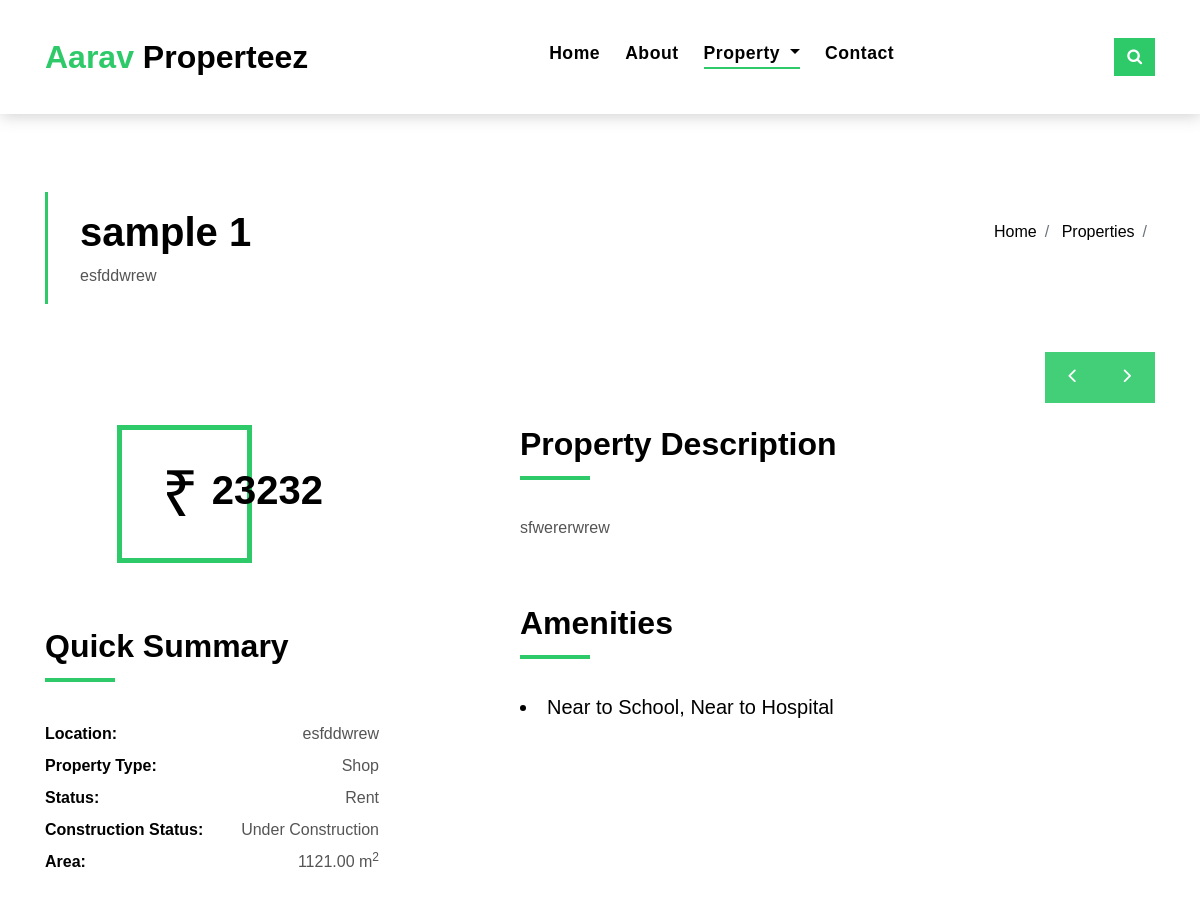
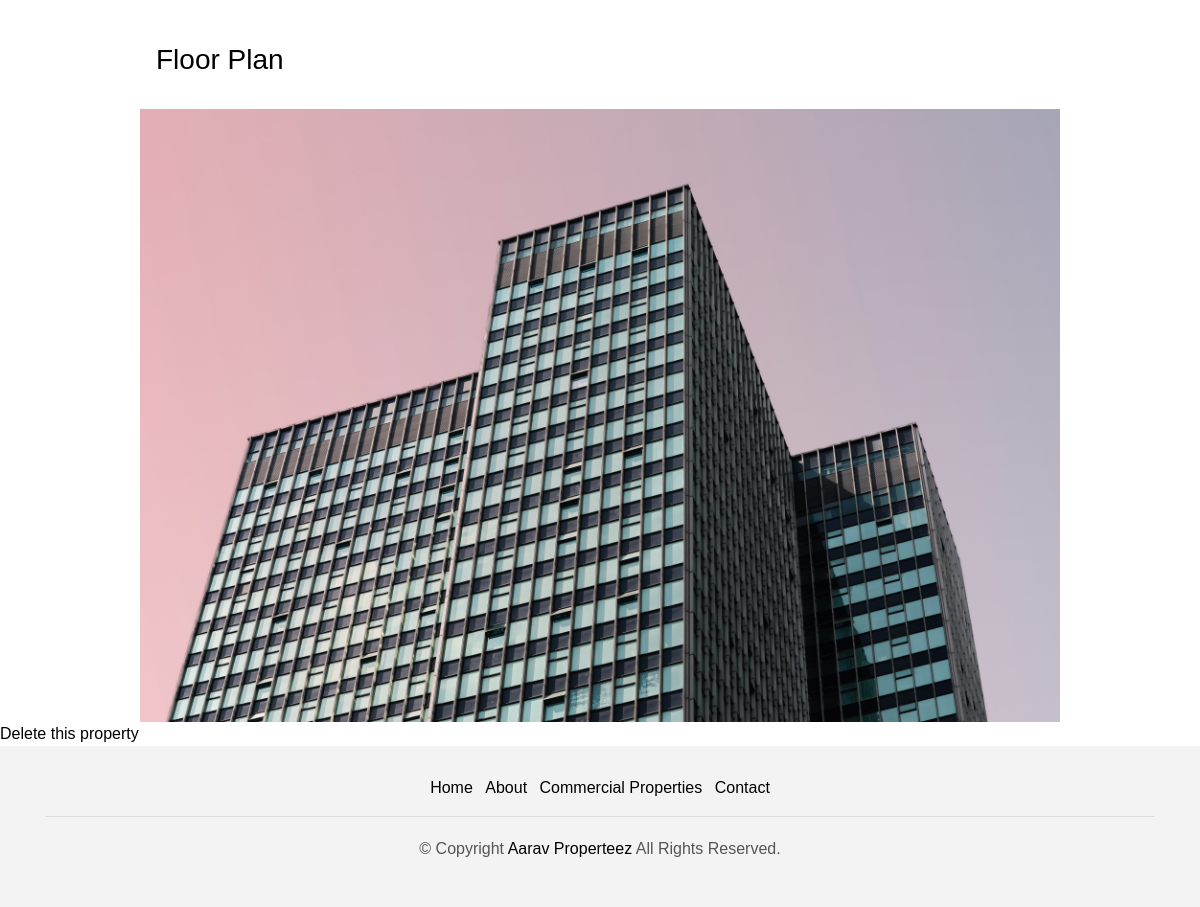
/commercial/sample-1, run on the app's committed database (2 pictures, top to bottom).
### app/models.py (models this page shows, shortened)
class Commercial(models.Model):
    main_image = models.ImageField(
        upload_to='images/', default='none')
    Area = models.DecimalField(max_digits=10, decimal_places=2)
    sno = models.AutoField(primary_key=True)
    title = models.CharField(max_length=100)
    content = models.TextField()
    price = models.IntegerField()
    timestamp = models.DateTimeField(default=now)
    sell_or_rent = models.CharField(max_length=20,
                                    choices=SELL_OR_RENT_COMM_CHOICES)
    location = models.CharField(max_length=150)
    property_type = models.CharField(max_length=20,
                                     choices=COMM_PROPERTY_CHOICES)
    floorplan = models.ImageField(blank=True)
    construction_status = models.CharField(max_length=20,
                                           choices=COMM_STATUS_CHOICES)
    amenities = MultiSelectField(choices=MY_COMM_CHOICES)
    slug = models.SlugField(unique=True)

### app/views.py (the view)
# urls.py: path('commercial/<str:slug>', views.commercial_single_view,
def commercial_single_view(request, slug):
    property_data = Commercial.objects.filter(slug=slug)
    post = get_object_or_404(Commercial, slug=slug)
    photos = PostImage.objects.filter(post=post)
    context = {
        'property_data': property_data,
        'photos': photos,
    }
    return render(request, "commercial_single.html", context)

### templates/commercial_single.html (shortened to what this page needs)
{% extends 'base.html' %} {% load static %}
{% block propertyactive %} active{% endblock propertyactive %}
{% block content %}
{% for propertydata in property_data %}
<section class="intro-single">
    <div class="container">
        <div class="row">
            <div class="col-md-12 col-lg-8">
                <div class="title-single-box">
                    <h1 class="title-single">{{propertydata.title}}</h1>
                    <span class="color-text-a">{{propertydata.location}}</span>
                </div>
            </div>
            <div class="col-md-12 col-lg-4">
                <nav aria-label="breadcrumb" class="breadcrumb-box d-flex justify-content-lg-end">
                    <ol class="breadcrumb">
                        <li class="breadcrumb-item">
                            <a href="../">Home</a>
                        </li>
                        <li class="breadcrumb-item">
                            <a href="">Properties</a>
                        </li>
                        <li class="breadcrumb-item active" aria-current="page">
                        </li>
                    </ol>
                </nav>
            </div>
        </div>
    </div>
</section>
<section class="property-single nav-arrow-b">
    <div class="container">
        <div class="row">
            <div class="col-sm-12">
                <div id="property-single-carousel" class="owl-carousel owl-arrow gallery-property">
                </div>
                <div class="row justify-content-between">
                    <div class="col-md-5 col-lg-4">
                        <div class="property-price d-flex justify-content-center foo">
                            <div class="card-header-c d-flex">
                                <div class="card-box-ico">
                                    <span class="ion-money">₹</span>
                                </div>
                                <div class="card-title-c align-self-center">
                                    <h5 class="title-c">{{propertydata.price}}</h5>
                                </div>
                            </div>
                        </div>
                        <div class="property-summary">
                            <div class="row">
                                <div class="col-sm-12">
                                    <div class="title-box-d section-t4">
                                        <h3 class="title-d">Quick Summary</h3>
                                    </div>
                                </div>
                            </div>
                            <div class="summary-list">
                                <ul class="list">
                                    <li class="d-flex justify-content-between">
                                        <strong>Location:</strong>
                                        <span>{{propertydata.location}}</span>
                                    </li>
                                    <li class="d-flex justify-content-between">
                                        <strong>Property Type:</strong>
                                        <span>{{propertydata.property_type}}</span>
                                    </li>
                                    <li class="d-flex justify-content-between">
                                        <strong>Status:</strong>
                                        <span>{{propertydata.sell_or_rent}}</span>
                                    </li>
                                    <li class="d-flex justify-content-between">
                                        <strong>Construction Status:</strong>
                                        <span>{{propertydata.construction_status}}</span>
                                    </li>
                                    <li class="d-flex justify-content-between">
                                        <strong>Area:</strong>
                                        <span>{{propertydata.Area}}
                                            m<sup>2</sup>
                                        </span>
                                    </li>
                                </ul>
                            </div>
                        </div>
                    </div>
                    <div class="col-md-7 col-lg-7 section-md-t3">
                        <div class="row">
                            <div class="col-sm-12">
                                <div class="title-box-d">
                                    <h3 class="title-d">Property Description</h3>
                                </div>
                            </div>
                        </div>
                        <div class="property-description">
                            <p class="description color-text-a">
                                {{propertydata.content}}
                            </p>
                        </div>
                        <div class="row section-t3">
                            <div class="col-sm-12">
                                <div class="title-box-d">
                                    <h3 class="title-d">Amenities</h3>
                                </div>
                            </div>
                        </div>
                        {% for a in property_data %}
                        <div class="amenities-list color-text-a">
                            <h5 class="">
                                <li>{{a.amenities}}</li>
                            </h5>
                        </div>
                        {% endfor %}
                    </div>
                </div>
            </div>
            <div class="col-md-10 offset-md-1">
                <ul class="nav nav-pills-a nav-pills mb-3 section-t3" id="pills-tab" role="tablist">
                    <li class="nav-item">
                        <a class="nav-link" id="pills-plans-tab" data-toggle="pill" href="#pills-plans" role="tab"
                            aria-controls="pills-plans" aria-selected="false">
                            <h3>Floor Plan</h3>
                        </a>
                    </li>
                </ul>
                <div class="tab-content" id="pills-tabContent">
                    <div class="tab-pane fade show active" id="pills-plans" role="tabpanel"
                        aria-labelledby="pills-plans-tab">
                        <img src="{{propertydata.floorplan.url}}" alt="" class="img-fluid">
                    </div>
                </div>
            </div>
        </div>
    </div>
</section>
<a href="../delete/{{propertydata.sno}}">Delete this property</a>
{% endfor %}
{% endblock content %}

### static/css/style.css (style rules this page uses)
body { font-family: "Poppins", sans-serif; color: #555555; }
h1, h2, h3, h4, h5, h6 { color: #000000; }
a { color: #000000; transition: all 0.5s ease; }
.color-text-a { color: #555555; }
.nav-pills-a.nav-pills .nav-link { color: #000000; position: relative; font-weight: 600; }
.section-t4 { padding-top: 4rem; }
.section-t3 { padding-top: 3rem; }
.title-box-d { padding-bottom: 1.8rem; margin-bottom: 1rem; position: relative; }
.title-box-d .title-d { font-weight: 600; font-size: 2rem; }
.title-box-d .title-d:after { content: ""; position: absolute; width: 70px; height: 4px; background-color: #2eca6a; bottom: 20px; left: 0; }
.intro-single { padding: 12rem 0 3rem; }
.intro-single .title-single-box { padding: 1rem 0 1rem 2rem; }
.intro-single .title-single-box { border-left: 3px solid #2eca6a; }
.intro-single .title-single-box .title-single { font-weight: 600; font-size: 2.2rem; }
.intro-single .breadcrumb-box { padding: 1rem 0 0 0.5rem; }
.intro-single .breadcrumb { background-color: transparent; padding-right: 0; padding-left: 0; }
.gallery-property { margin-bottom: 3rem; }
.property-price { margin: 0 auto; }
.property-price .card-header-c { padding: 0; }
.summary-list { padding-right: 1rem; color: #000000; }
.summary-list .list { padding: 0; line-height: 2; }
.summary-list .list span { color: #555555; }
.card-header-c { padding: 0 1rem 1rem 1rem; }
.card-box-ico { padding: 1rem 3rem 1rem 2.5rem; border: 5px solid #2eca6a; }
.card-box-ico span { font-size: 4rem; color: #000000; }
.title-c { font-size: 2.5rem; font-weight: 600; margin-left: -40px; }
@media (min-width: 768px) { .intro-single .title-single-box .title-single { font-size: 2.1rem; } }
@media (min-width: 768px) { .title-c { font-size: 1.8rem; } }
@media (min-width: 992px) { .intro-single .title-single-box .title-single { font-size: 2.5rem; } }
@media (min-width: 992px) { .title-c { font-size: 2.5rem; } }

### data on the page
Commercial: title "sample 1", location "esfddwrew", price "23232", property_type "Shop", sell_or_rent "Rent", construction_status "Under Construction", Area "1121.00", content "sfwererwrew", amenities "Near to School, Near to Hospital", floorplan (picture)
